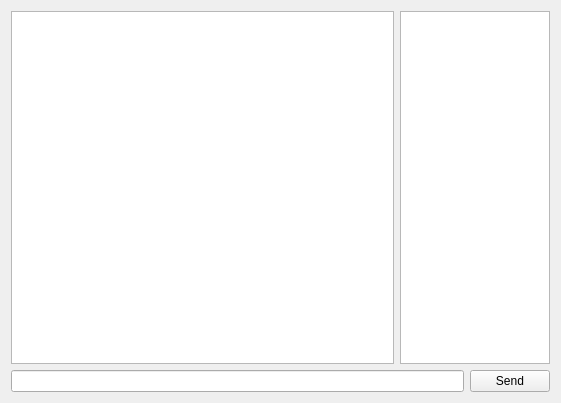
<?xml version="1.0" encoding="UTF-8"?>
<ui version="4.0">
 <class>ChatWidget</class>
 <widget class="QWidget" name="ChatWidget">
  <property name="geometry">
   <rect>
    <x>0</x>
    <y>0</y>
    <width>561</width>
    <height>403</height>
   </rect>
  </property>
  <property name="windowTitle">
   <string>ChatRoomWidget</string>
  </property>
  <layout class="QVBoxLayout" name="verticalLayout">
   <item>
    <layout class="QHBoxLayout" name="layoutInformation">
     <item>
      <widget class="QTextBrowser" name="txtMessages">
       <property name="tabChangesFocus">
        <bool>true</bool>
       </property>
       <property name="readOnly">
        <bool>true</bool>
       </property>
       <property name="openExternalLinks">
        <bool>true</bool>
       </property>
      </widget>
     </item>
     <item>
      <widget class="QListWidget" name="listUsers">
       <property name="sizePolicy">
        <sizepolicy hsizetype="Fixed" vsizetype="Expanding">
         <horstretch>0</horstretch>
         <verstretch>0</verstretch>
        </sizepolicy>
       </property>
       <property name="maximumSize">
        <size>
         <width>150</width>
         <height>16777215</height>
        </size>
       </property>
      </widget>
     </item>
    </layout>
   </item>
   <item>
    <layout class="QHBoxLayout" name="layoutInput">
     <item>
      <widget class="QLineEdit" name="txtInput"/>
     </item>
     <item>
      <widget class="QPushButton" name="btnSend">
       <property name="text">
        <string>Send</string>
       </property>
      </widget>
     </item>
    </layout>
   </item>
  </layout>
 </widget>
 <layoutdefault spacing="6" margin="11"/>
 <resources/>
 <connections/>
</ui>
